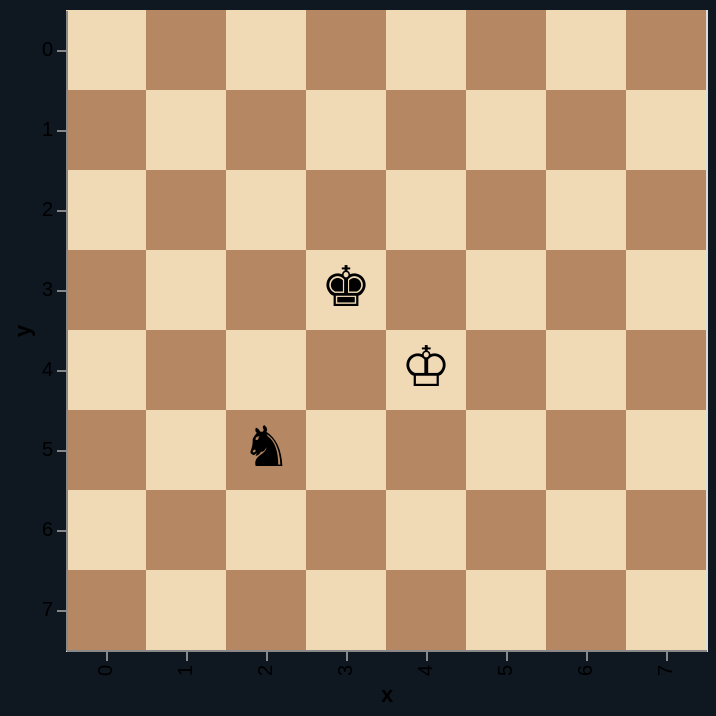

Source (Vega-Lite JSON):
### Vega-Lite specification from a JSON file in a GitHub repository (floating-point values rounded to 4 significant figures)
{"$schema": "https://vega.github.io/schema/vega-lite/v5.json", "description": "Chessboard with a sample position, name, and date", "width": 320, "height": 320, "background": "#0f1720", "layer": [{"data": {"values": [{"x": 0, "y": 0}, {"x": 1, "y": 0}, {"x": 2, "y": 0}, {"x": 3, "y": 0}, {"x": 4, "y": 0}, {"x": 5, "y": 0}, {"x": 6, "y": 0}, {"x": 7, "y": 0}, {"x": 0, "y": 1}, {"x": 1, "y": 1}, {"x": 2, "y": 1}, {"x": 3, "y": 1}, {"x": 4, "y": 1}, {"x": 5, "y": 1}, {"x": 6, "y": 1}, {"x": 7, "y": 1}, {"x": 0, "y": 2}, {"x": 1, "y": 2}, {"x": 2, "y": 2}, {"x": 3, "y": 2}, {"x": 4, "y": 2}, {"x": 5, "y": 2}, {"x": 6, "y": 2}, {"x": 7, "y": 2}, {"x": 0, "y": 3}, {"x": 1, "y": 3}, {"x": 2, "y": 3}, {"x": 3, "y": 3}, {"x": 4, "y": 3}, {"x": 5, "y": 3}, {"x": 6, "y": 3}, {"x": 7, "y": 3}, {"x": 0, "y": 4}, {"x": 1, "y": 4}, {"x": 2, "y": 4}, {"x": 3, "y": 4}, {"x": 4, "y": 4}, {"x": 5, "y": 4}, {"x": 6, "y": 4}, {"x": 7, "y": 4}, {"x": 0, "y": 5}, {"x": 1, "y": 5}, {"x": 2, "y": 5}, {"x": 3, "y": 5}, {"x": 4, "y": 5}, {"x": 5, "y": 5}, {"x": 6, "y": 5}, {"x": 7, "y": 5}, {"x": 0, "y": 6}, {"x": 1, "y": 6}, {"x": 2, "y": 6}, {"x": 3, "y": 6}, {"x": 4, "y": 6}, {"x": 5, "y": 6}, {"x": 6, "y": 6}, {"x": 7, "y": 6}, {"x": 0, "y": 7}, {"x": 1, "y": 7}, {"x": 2, "y": 7}, {"x": 3, "y": 7}, {"x": 4, "y": 7}, {"x": 5, "y": 7}, {"x": 6, "y": 7}, {"x": 7, "y": 7}]}, "mark": "rect", "encoding": {"x": {"field": "x", "type": "ordinal"}, "y": {"field": "y", "type": "ordinal"}, "color": {"condition": {"test": "datum.x % 2 == datum.y % 2", "value": "#f0d9b5"}, "value": "#b58863"}}}, {"data": {"values": [{"x": 4, "y": 4, "piece": "♔"}, {"x": 3, "y": 3, "piece": "♚"}, {"x": 2, "y": 5, "piece": "♞"}]}, "mark": {"type": "text", "align": "center", "baseline": "middle", "fontSize": 28}, "encoding": {"x": {"field": "x", "type": "ordinal"}, "y": {"field": "y", "type": "ordinal"}, "text": {"field": "piece", "type": "nominal"}, "color": {"value": "black"}}}, {"mark": {"type": "text", "x": 160, "y": -10, "align": "center", "fontSize": 14, "fontWeight": "bold"}, "encoding": {"text": {"value": "Edward Griffith"}}}, {"mark": {"type": "text", "x": 160, "y": 330, "align": "center", "fontSize": 12, "fontStyle": "italic"}, "encoding": {"text": {"value": "21 Oct 2025"}}}]}
